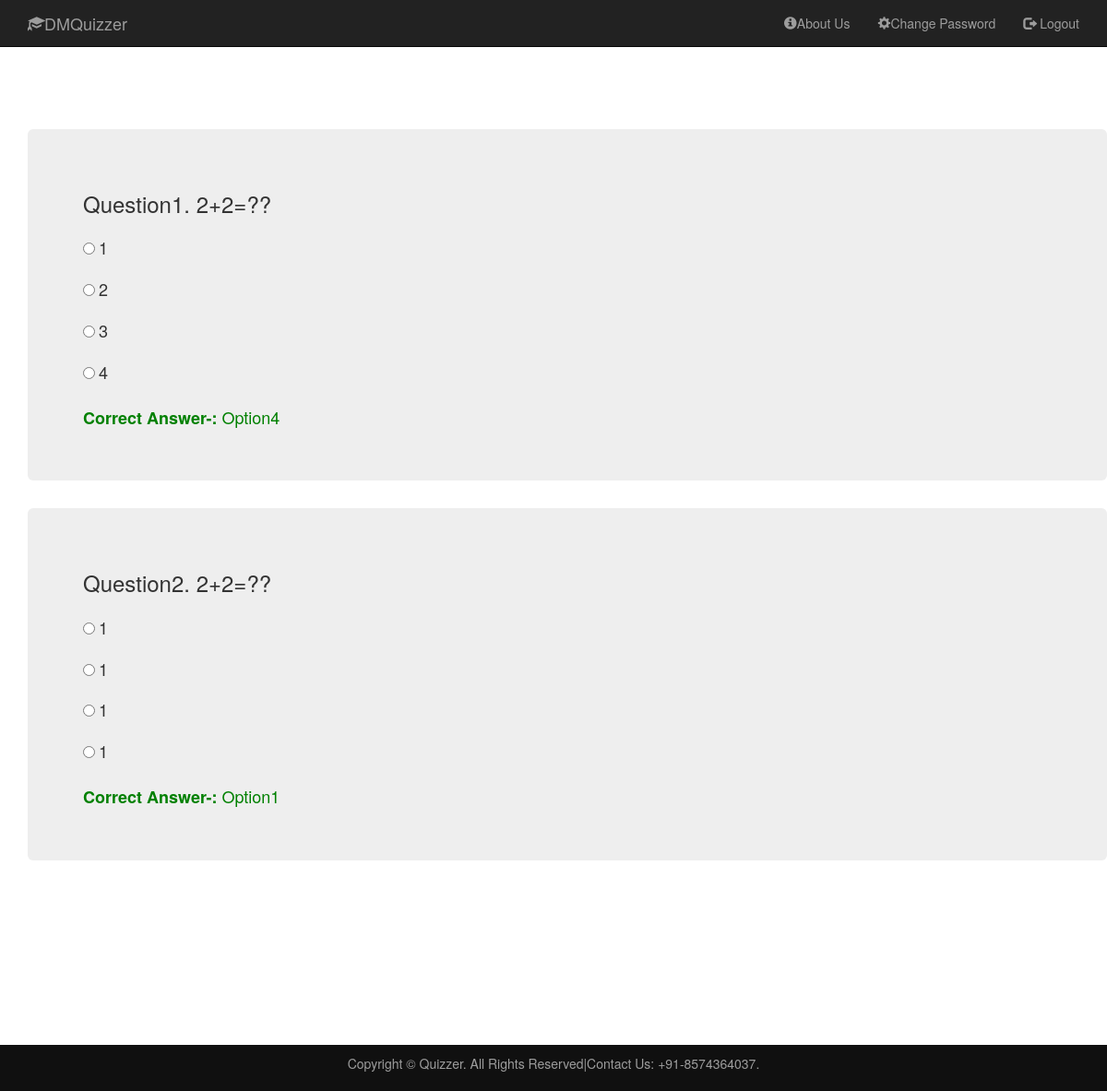
Page /view_quiz.php?id=4 (signed in) on the committed database.
### tables this page shows
CREATE TABLE IF NOT EXISTS `quiz_and_ques` (
  `id` int(11) NOT NULL AUTO_INCREMENT,
  `quiz_id` int(11) NOT NULL,
  `question` varchar(300) NOT NULL,
  `option1` varchar(30) NOT NULL,
  `option2` varchar(30) NOT NULL,
  `option3` varchar(30) NOT NULL,
  `option4` varchar(30) NOT NULL,
  `corr_ans` varchar(30) NOT NULL,
  PRIMARY KEY (`id`),
  KEY `quiz_id` (`quiz_id`)
);

### view_quiz.php (the view, shortened to what this page needs)
<?php require"common.php";
?>
<html>
<head>
<link rel="stylesheet" href="bootstrap/css/bootstrap.min.css" type="text/css">
   <link rel="stylesheet" href="https://maxcdn.bootstrapcdn.com/bootstrap/3.3.7/css/bootstrap.min.css" >
	<link rel="stylesheet" href="style.css" type="text/css">
</head>
<body style="background-color:white;">
<?php
include "header_new.php";
?><br><br><br><br><br><br><br>
            <div class="container">
			 <div class="container">
                <?php
				$quiz_id=$_GET['id'];
				$i=1;
               $select_query="select * from quiz_and_ques where quiz_id=$quiz_id";
                   $result=mysqli_query($con,$select_query);
				   if(mysqli_num_rows($result)==0){
	                      echo "<script>alert('No question found to the corresponding quiz');
	                         location.href='myquiz.php';
			                   </script>";
                      }
					  else{
		        while($row= mysqli_fetch_array($result)){
				?>
             <div class="row jumbotron">
			 <p><h3><?php echo "Question". $i .". ". $row['question']; ?></h3>  </p>
			 <form action="save_ans.php" method="get">
			 <input type="radio" id="option" name="choosen_option"  value="Option1" required="true">
			 <label for="Option1"><h4><?php echo  $row['option1']; ?></h4></label><br>
			 <input type="radio" id="option" name="choosen_option"  value="Option2" required="true">
			 <label for="Option2"><h4><?php echo  $row['option2']; ?></h4></label><br>
			 <input type="radio" id="option" name="choosen_option"  value="Option3" required="true">
			 <label for="Option3"><h4><?php echo  $row['option3']; ?></h4></label><br>
			 <input type="radio" id="option" name="choosen_option"  value="Option4" required="true">
			 <label for="Option4"><h4><?php echo  $row['option4']; ?></h4></label><br>
			 </form>
			 <h4 style="color:green;"><b>Correct Answer-:</b> <?php echo  $row['corr_ans']; ?></h4>
		    </div>
		   <?php
		        $i++;}
			 }
	    	 ?>
		    </div>
		   </div>
<br><br><br><br><br><br><br><br><br><br><br>
<?php
include "footer.php";
?>
</body>
</html>

### header_new.php (shortened to what this page needs)
<nav>
<div id="me" class="navbar navbar-inverse navbar-fixed-top">
    <div class="container">
	      <div class="navbar-header">
	               <a class="navbar-brand" href="index.php"><span class = "glyphicon glyphicon-education"></span>DMQuizzer</a>
	       </div>
	       <div class="collapse navbar-collapse" id="myNavbar">
	             <ul class="nav navbar-nav navbar-right">
	                 <?php
	                  if (isset($_SESSION['email'])) {                     ?>
	                    <li><a href = "aboutus.php"><span class = "glyphicon glyphicon-info-sign"></span>About Us </a></li>
	                    <li><a href = "change_password.php"><span class = "glyphicon glyphicon-cog"></span>Change Password</a></li>
	                    <li><a href = "logout.php"><span class = "glyphicon glyphicon-log-out"></span> Logout</a></li>
	                 <?php                } else {                     ?>
				        <li><a href = "aboutus.php"><span class = "glyphicon glyphicon-info-sign"></span>About Us</a></li>
						<li><a href="signup.php"><span class="glyphicon glyphicon-user"></span> Sign Up</a></li>
				        <li><a href="login.php"><span class="glyphicon glyphicon-log-in"></span> Login</a></li>
				     <?php   }       ?>
				 </ul>
		   </div>
	</div>
</div>
</nav>

### footer.php
<div id="me" class="footer">
   <div class="container">
      <center>
           <p>Copyright © Quizzer. All Rights Reserved|Contact Us: +91-8574364037.</p>
       </center>
	</div>
</div>

### style.css (style rules this page uses)
.footer { padding: 10px 0; background-color: #101010; color:#9d9d9d; width: 100%; position:fixed; bottom:0px; margin-top:0px; }
body { background-color:rgba(220,220,220,0.4); }
a { text-decoration:none; }
* { box-sizing:border-box }

### rows in the picture
quiz_and_ques: question "2+2=??", option1 "1", option2 "2", option3 "3", option4 "4", corr_ans "Option4"
quiz_and_ques: question "2+2=??", option1 "1", option2 "1", option3 "1", option4 "1", corr_ans "Option1"
